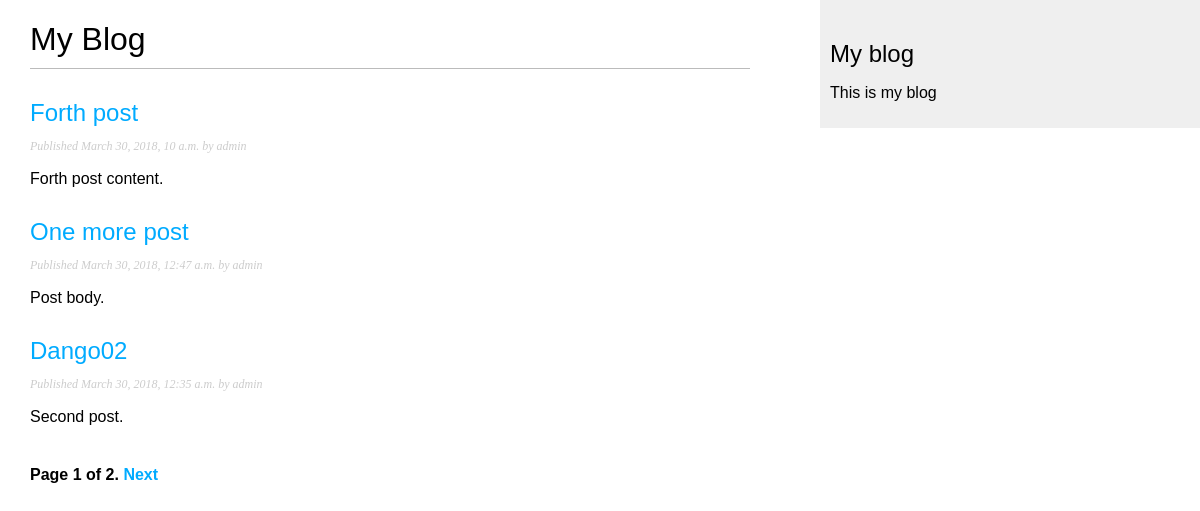
Screenshot of /blog/ with the database file from the repository.
### blog_app/models.py (models this page shows, shortened)
class Post(models.Model):
    STATUS_CHOICES = (
        ('draft', 'Draft'),
        ('published', 'Published'),
    )
    title = models.CharField(max_length=250)
    slug = models.SlugField(max_length=250, unique_for_date='publish')
    author = models.ForeignKey(User,
                               related_name='blog_posts',
                               on_delete=models.CASCADE)
    body = models.TextField()
    publish = models.DateTimeField(default=timezone.now)
    created = models.DateTimeField(auto_now_add=True)
    updated = models.DateTimeField(auto_now=True)
    status = models.CharField(max_length=10, choices=STATUS_CHOICES, default='draft')
    objects = models.Manager()  # The default manager.
    published = PublishedManager()  # The specific manager.
    class Meta:
        ordering = ('-publish',)
    def get_absolute_url(self):
        return reverse('blog_app:post_detail', args=[self.publish.year,
                                              self.publish.strftime('%m'),
                                              self.publish.strftime('%d'),
                                              self.slug])

### blog_app/views.py (the view)
# urls.py: path('', views.PostListView.as_view(), name='post_list'),
class PostListView(ListView):
    queryset = Post.published.all()
    context_object_name = 'posts'
    paginate_by = 3
    template_name = 'blog_app/post/list.html'

### blog_app/templates/blog_app/post/list.html (shortened to what this page needs)
{% extends "blog_app/base.html" %}
{% block content %}
    <h1>My Blog</h1>
    {% for post in posts %}
        <h2><a href="{{ post.get_absolute_url }}">{{ post.title }}</a></h2>
        <p class="date">Published {{ post.publish }} by {{ post.author }}</p>
        {{ post.body|truncatewords:30|linebreaks }}
    {% endfor %}
    {% include "pagination.html" with page=page_obj %}
{% endblock %}

### blog_app/static/css/blog.css (style rules this page uses)
body { margin:0; padding:0; font-family:helvetica, sans-serif; }
a { color:#00abff; text-decoration:none; }
h1 { font-weight:normal; border-bottom:1px solid #bbb; padding:0 0 10px 0; }
h2 { font-weight:normal; margin:30px 0 0; }
p.date { color:#ccc; font-family: georgia, serif; font-size: 12px; font-style: italic; }

### rows the page displays
Post: title "Forth post", publish "March 30, 2018, 10 a.m.", author "admin", body "Forth post content."
Post: title "One more post", publish "March 30, 2018, 12:47 a.m.", author "admin", body "Post body."
Post: title "Dango02", publish "March 30, 2018, 12:35 a.m.", author "admin", body "Second post."

### other values shown
{{ page.number }} "1"
{{ page.paginator.num_pages }} "2"
